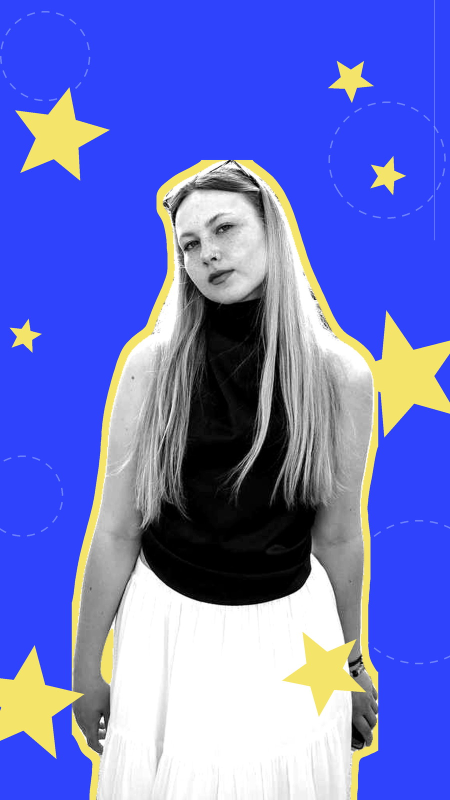
#> input picture assets/img/about-collage.jpg, 900 x 1600 px, given in place of 7.jpg, which was not available (shown at 1/2 size)
$ python make-about-photos.py
#> lines starting #> are read from the running program, lines starting #| are printed output that depends on the picture; after the words box and inside, x2 and y2 are one past the last pixel; in counts of white or black regions, pixels touching at a corner belong together; pictures that were not available may be replaced by others from this repository, and a replacement may not be noted
"""Build the photographic pieces the About collage is made of.

Every piece is torn rather than cropped square, the way the reference is:
each photograph is masked with an irregular edge and given a thin paper lip
just outside it, so it reads as something ripped out and laid down.

    pip install pillow numpy "rembg[cpu]"
    python3 tools/make-about-photos.py

Photographs are read from PHOTOS below — edit those paths to use different
ones. The figure is cut out with a segmentation model (a ~176MB download on
first run, offline after that); everything else is a torn rectangle.

Outputs, all PNG because they all carry transparency:

  assets/img/about-figure.png    full-height cut-out, cream sticker edge
  assets/img/about-duotone.png   a different shot, blown up and flattened
                                 into two tones, torn on the two edges that
                                 do not run off the page
  assets/img/about-snap-1.png    torn photograph
  assets/img/about-snap-2.png    torn photograph
"""
import math
import os
import random
import sys

import numpy as np
from PIL import Image, ImageDraw, ImageEnhance, ImageFilter, ImageOps

# Which photograph plays which part. The figure wants a full-length shot —
# one cropped mid-body ends on a straight cut across fabric.
PHOTOS = {
    'figure':  '7.jpg',     # already cut out by hand, exported on black
    'duotone': '1.jpg',
    'snap1':   '10.jpg',
    'snap2':   '6.jpg',
}

# Set for a photograph whose background was erased by hand and exported as a
# JPEG, so the transparency arrived as flat black.
FIGURE_IS_KEYED = True

PAPER = (247, 242, 233)     # cream, same as the page
DUO_DARK = (176, 74, 122)
DUO_LIGHT = (246, 206, 224)


def torn_edge(length, amp, seed, steps=90):
    """A 1-D wandering edge: sine waves of falling amplitude, plus a little
    jitter. Low frequencies give the tear its overall drift, high ones the
    roughness."""
    rnd = random.Random(seed)
    waves = [(1, 0.45), (2, 0.28), (3, 0.18), (5, 0.12), (9, 0.08), (17, 0.05)]
    phases = [rnd.uniform(0, 2 * math.pi) for _ in waves]
    out = []
    for i in range(steps + 1):
        t = i / steps
        v = 0.0
        for (freq, a), ph in zip(waves, phases):
            v += a * math.sin(2 * math.pi * freq * t + ph)
        v = (v + 1.1) / 2.2                      # roughly 0..1
        v += rnd.uniform(-0.06, 0.06)
        out.append((t * length, max(0.0, min(1.0, v)) * amp))
    return out


def torn_mask(w, h, seed, amp=None, sides='trbl'):
    """A rectangle whose chosen sides are torn instead of straight."""
    amp = amp if amp is not None else min(w, h) * 0.035
    top = torn_edge(w, amp, seed + 1)
    right = torn_edge(h, amp, seed + 2)
    bottom = torn_edge(w, amp, seed + 3)
    left = torn_edge(h, amp, seed + 4)

    pts = []
    pts += [(x, v if 't' in sides else 0) for x, v in top]
    pts += [(w - (v if 'r' in sides else 0), y) for y, v in right]
    # reversed() already walks these edges back the way the outline needs to
    # go (right-to-left along the bottom, bottom-to-top up the left). Flipping
    # the coordinate as well sends them the wrong way and the polygon crosses
    # itself, which slices the picture corner to corner.
    pts += [(x, h - (v if 'b' in sides else 0)) for x, v in reversed(bottom)]
    pts += [(v if 'l' in sides else 0, y) for y, v in reversed(left)]

    mask = Image.new('L', (w, h), 0)
    ImageDraw.Draw(mask).polygon(pts, fill=255)
    return mask


def with_paper_lip(img, mask, lip):
    """Put a thin cream border just outside the torn edge — the pale fibre
    you get along a real tear, and what stops the photo dissolving into the
    page."""
    grown = mask
    step = 7
    for _ in range(max(1, int(lip) // (step // 2))):
        grown = grown.filter(ImageFilter.MaxFilter(step))

    out = Image.new('RGBA', img.size, PAPER + (0,))
    out.putalpha(grown)
    photo = img.convert('RGBA')
    photo.putalpha(mask)
    return Image.alpha_composite(out, photo)


def fit(path, width):
    im = Image.open(path).convert('RGB')
    return im.resize((width, round(im.height * width / im.width)), Image.LANCZOS)


def key_black(path, cutoff=16):
    """Drop a flat black background that came from a hand-made cut-out saved
    as JPEG.

    A plain brightness threshold will not do: parts of her trainers are pure
    black too, so thresholding punches holes straight through them. Instead
    the non-black pixels are taken as the figure and its *enclosed* holes are
    filled back in, which recovers the dark shoe without bringing back the
    background — only black connected to the outside is dropped.

    (Not ImageDraw.floodfill: it still exists in Pillow 12 but does nothing,
    filling zero pixels and silently leaving the background opaque.)"""
#> called with path = './7.jpg', cutoff = 16
    from scipy import ndimage

    im = Image.open(path).convert('RGB')
#> im is the input picture: PIL image 900x1600 RGB; mean R, G, B 105.7, 115, 202.7
    arr = np.asarray(im).max(axis=2)

    figure = ndimage.binary_fill_holes(arr > cutoff)
#> figure: shape (1600, 900) bool; every value is 1
    alpha = np.where(figure, 255, 0).astype(np.uint8)
#> alpha: shape (1600, 900); every value is 255
    alpha = Image.fromarray(alpha, 'L')
    # Pull the edge in a touch to lose the dark JPEG fringe, then soften it.
    alpha = alpha.filter(ImageFilter.MinFilter(5))
    alpha = alpha.filter(ImageFilter.GaussianBlur(1.2))

    out = im.convert('RGBA')
    out.putalpha(alpha)
    return out.crop(out.split()[-1].getbbox())


def build_figure(path, out, width=760, scale=2, keyed=False):
    """Cut the person out and give them a cream sticker edge."""
    if keyed:
        cut = key_black(path)
    else:
        cache = 'cut-' + os.path.basename(path) + '.png'
        if not os.path.exists(cache):
            from rembg import new_session, remove
            remove(Image.open(path).convert('RGB'),
                   session=new_session('u2net_human_seg'),
                   post_process_mask=True).save(cache)
        cut = Image.open(cache).convert('RGBA')
    cut = cut.crop(cut.split()[-1].getbbox())

    w = width * scale
    cut = cut.resize((w, round(cut.height * w / cut.width)), Image.LANCZOS)

    grey = ImageOps.grayscale(cut.convert('RGB'))
    grey = ImageOps.autocontrast(grey, cutoff=1)
    grey = ImageEnhance.Contrast(grey).enhance(1.22)
    fig = Image.merge('RGBA', (grey, grey, grey, cut.split()[-1]))

    grown = fig.split()[-1]
#> grown: PIL image 1520x2702 L; every value is 255
    step = 9
    for _ in range(max(1, (15 * scale) // (step // 2))):
        grown = grown.filter(ImageFilter.MaxFilter(step))
    grown = grown.filter(ImageFilter.GaussianBlur(15 * scale * 0.35))
    grown = grown.point(lambda v: 255 if v > 110 else 0)

    pad = 22 * scale
    canvas = Image.new('RGBA', (fig.width + pad * 2, fig.height + pad * 2),
                       (0, 0, 0, 0))
#> canvas: PIL image 1608x2790 RGBA; every value is 0
    edge = Image.new('RGBA', fig.size, PAPER + (0,))
    edge.putalpha(grown)
    canvas.paste(edge, (pad, pad), edge)
    canvas.paste(fig, (pad, pad), fig)
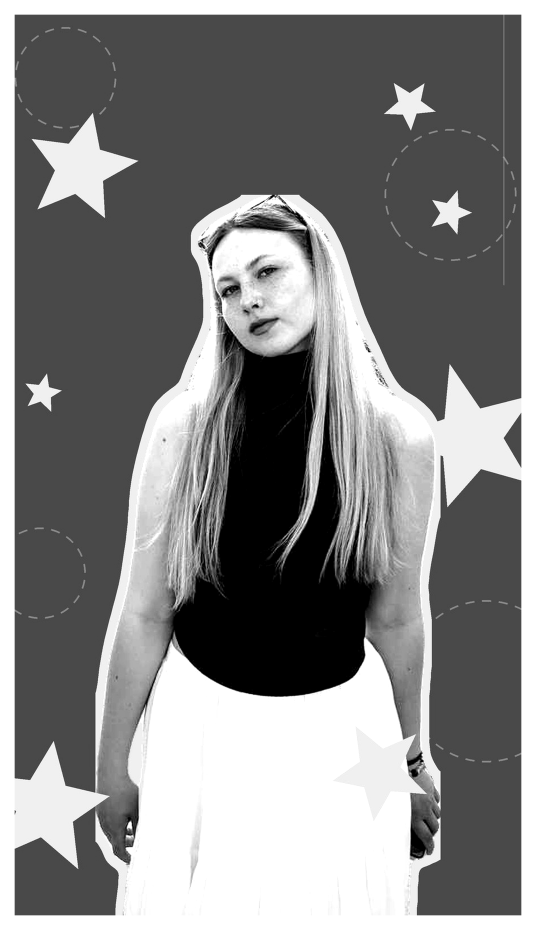
#> canvas: PIL image 1608x2790 RGBA (shown at 1/3 size); mean R, G, B, A 109.9, 109.9, 109.9, 233.4; transparent parts drawn white

    canvas = canvas.crop(canvas.split()[-1].getbbox())
    res = canvas.resize((width, round(width * canvas.height / canvas.width)),
                        Image.LANCZOS)
    res.save(out, optimize=True)
    print('wrote', out, res.size, os.path.getsize(out) // 1024, 'KB')
#| wrote assets/img/about-figure.png (760, 1351) 364 KB


def build_duotone(path, out, width=900, crop=(0.16, 0.20, 1.0, 0.82)):
    """A different shot, enlarged until it goes soft and flattened to two
    tones. It runs off the top and right of the page, so only the left and
    bottom edges are torn."""
#> called with path = './1.jpg', out = 'assets/img/about-duotone.png', width = 900, crop = (0.16, 0.2, 1, 0.82)
    im = Image.open(path).convert('RGB')
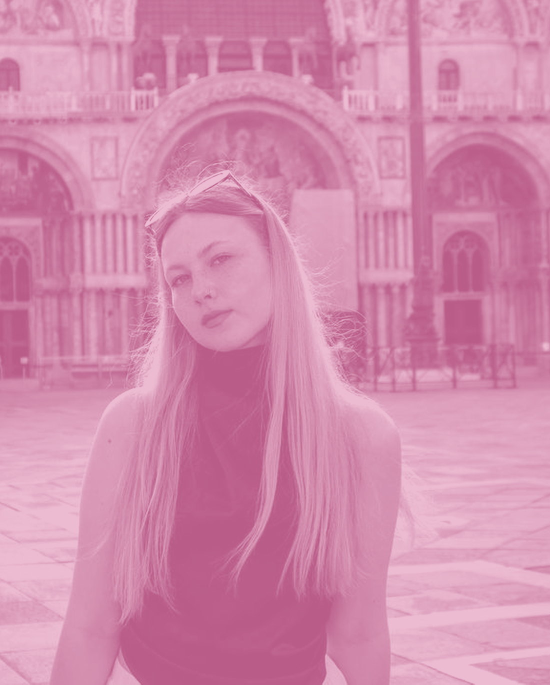
#> input picture assets/img/about-duotone.jpg, 1100 x 1369 px, given in place of 1.jpg, which was not available (shown at 1/2 size)
#> im is the input picture: PIL image 1100x1369 RGB; mean R, G, B 210.3, 139.1, 172.5
    l, t, r, b = crop
    im = im.crop((int(l * im.width), int(t * im.height),
                  int(r * im.width), int(b * im.height)))
#> im: PIL image 924x849 RGB
    im = im.resize((width, round(im.height * width / im.width)), Image.LANCZOS)
#> im: PIL image 900x827 RGB

    grey = ImageOps.autocontrast(ImageOps.grayscale(im), cutoff=2)
#> grey: PIL image 900x827 L
    grey = ImageEnhance.Contrast(grey).enhance(0.72)
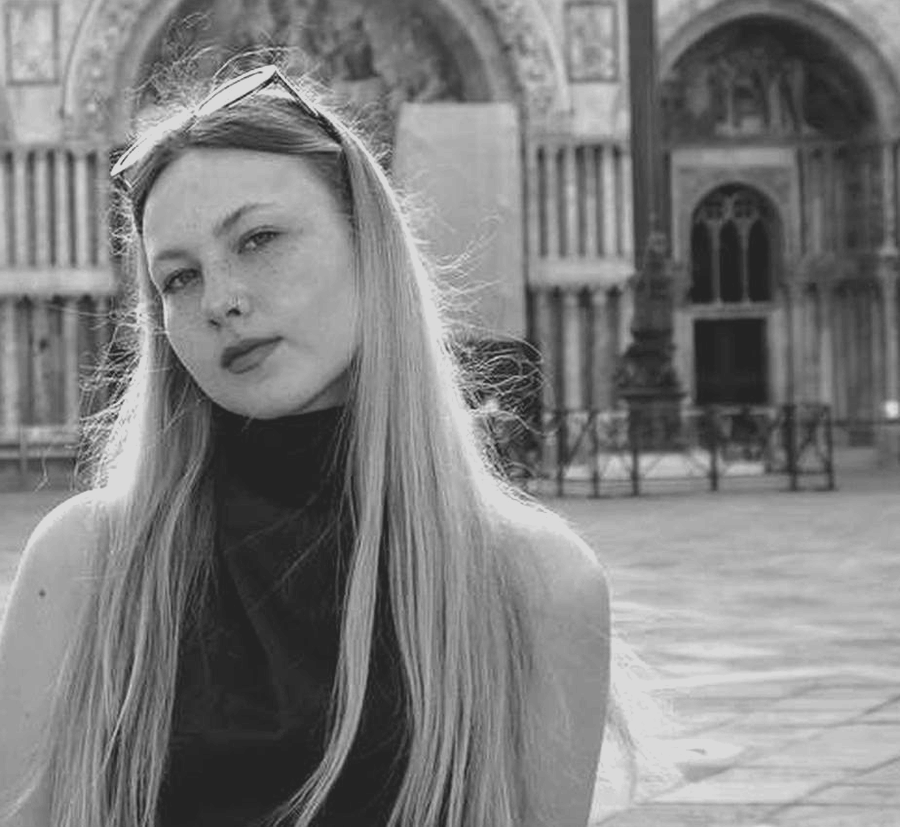
#> grey: PIL image 900x827 L; min 35, max 218, mean 125.3
    g = np.asarray(grey, dtype=np.float32)[..., None] / 255.0
    duo = np.array(DUO_DARK, np.float32) + \
        (np.array(DUO_LIGHT, np.float32) - np.array(DUO_DARK, np.float32)) * g
    duo = Image.fromarray(duo.astype(np.uint8))
#> duo: PIL image 900x827 RGB

    mask = torn_mask(duo.width, duo.height, seed=41,
                     amp=duo.width * 0.030, sides='lb')
#> in torn_mask, `mask = Image.new('L', (w, h), 0)`: mask: PIL image 900x827 L; every value is 0
#> in torn_mask, `ImageDraw.Draw(mask).polygon(pts, fill=255)`:
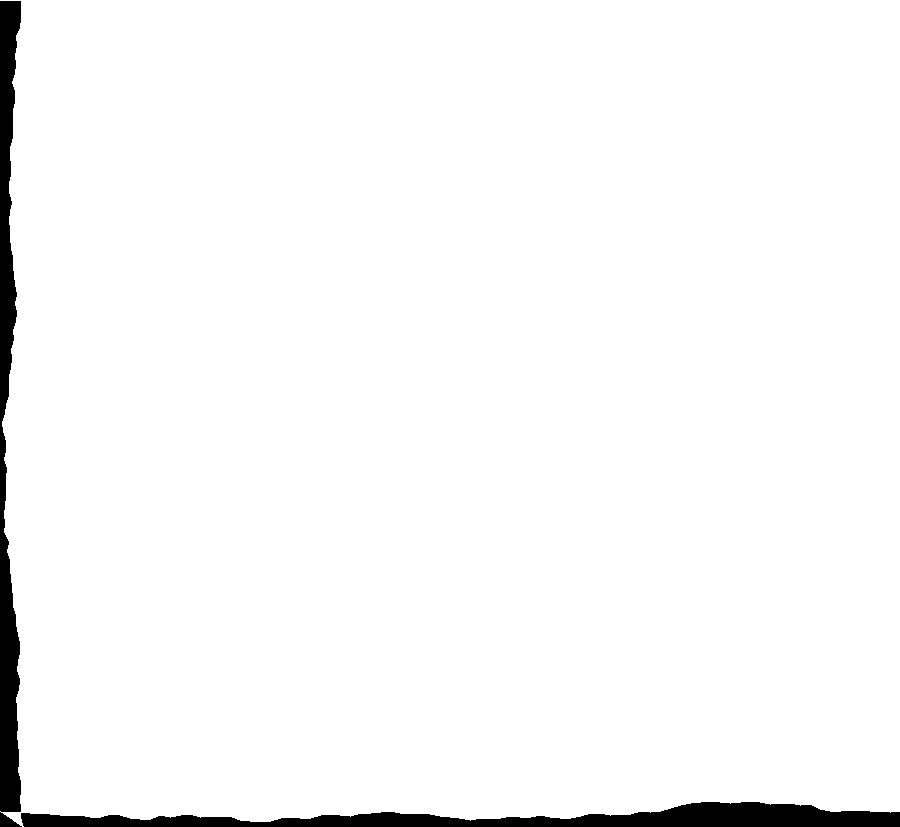
#> mask: PIL image 900x827 L; 97% white; 2 black regions, box (x1, y1, x2, y2) and area: (21, 802, 900, 827) 11596, (0, 1, 22, 827) 10624
    res = with_paper_lip(duo, mask, duo.width * 0.010)
#> in with_paper_lip, `out.putalpha(grown)`:
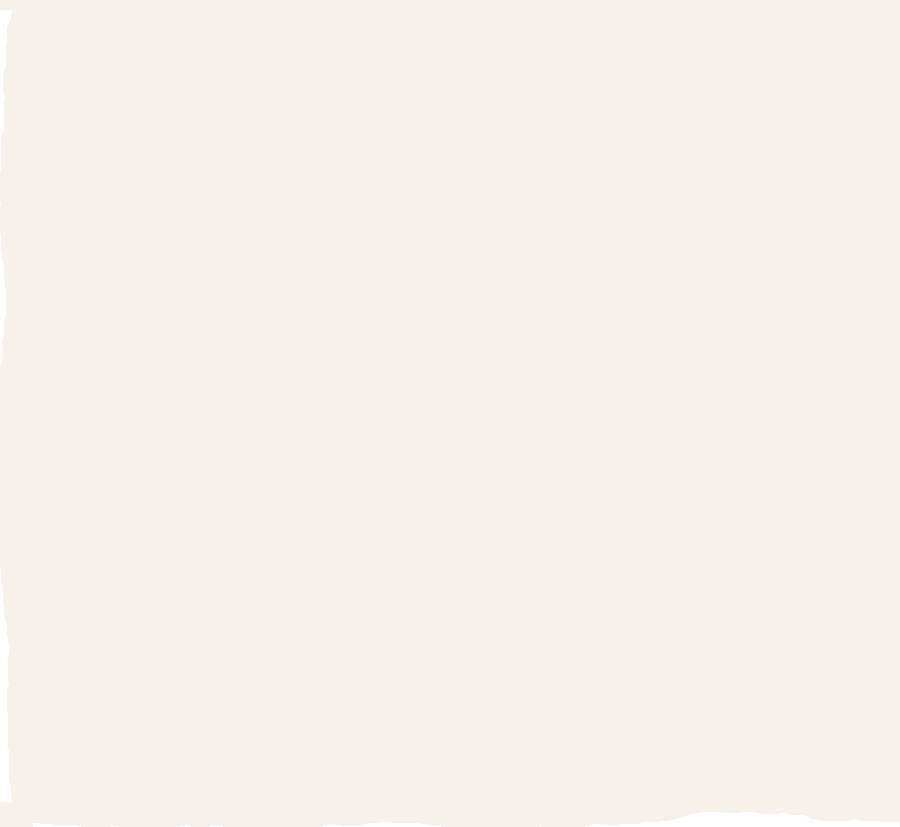
#> out: PIL image 900x827 RGBA; mean R, G, B, A 247, 242, 233, 252.9; transparent parts drawn white
#> in with_paper_lip, `photo.putalpha(mask)`:
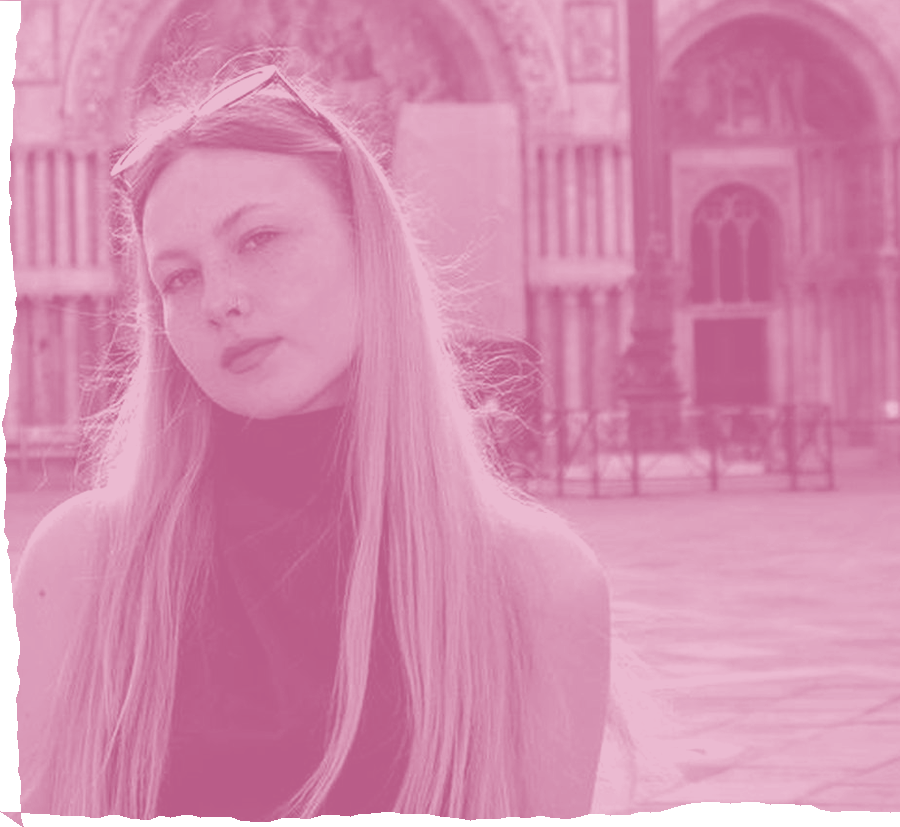
#> photo: PIL image 900x827 RGBA; mean R, G, B, A 209.9, 138.4, 171.7, 247.4; transparent parts drawn white
    res.save(out, optimize=True)
    print('wrote', out, res.size, os.path.getsize(out) // 1024, 'KB')
#| wrote assets/img/about-duotone.png (900, 827) 512 KB


# [60 lines left out: function drawn_star, not called in this run]


def build_star_snap(path, out, seed, width=560, crop=None, star_scale=0.90,
                    star_dx=0.04, star_dy=-0.16, star_rot=9,
                    star_colour=(244, 132, 178)):
    """A torn photograph with a drawn star set BEHIND the person — inside the
    frame, between her and the background, the way the reference has it. That
    needs her segmented out of her own photograph so the star can go in
    between."""
#> called with path = './10.jpg', out = 'assets/img/about-snap-1.png', seed = 7, width = 560, star_scale = 0.9, star_dx = 0.04, star_dy = -0.16, star_rot = 9
    im = Image.open(path).convert('RGB')
    if crop:
        l, t, r, b = crop
        im = im.crop((int(l * im.width), int(t * im.height),
                      int(r * im.width), int(b * im.height)))
    im = im.resize((width, round(im.height * width / im.width)), Image.LANCZOS)
#> im: PIL image 560x697 RGB

    g = ImageOps.autocontrast(ImageOps.grayscale(im), cutoff=1)
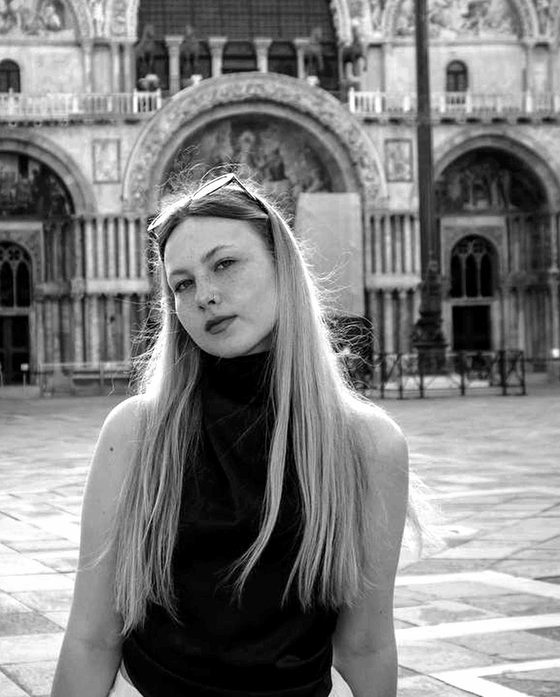
#> g: PIL image 560x697 L; min 0, max 255, mean 126.1
    flat = Image.merge('RGB', (g, g, g)).convert('RGBA')

    # The mask belongs to one particular crop, so the crop is part of its
    # name — reusing a mask cut from a different framing silently misplaces
    # her, and the star then goes in front of an edge it should be behind.
    tag = '-'.join('%.2f' % c for c in crop) if crop else 'full'
    cache = 'cut-snapstar-%s-%s.png' % (os.path.basename(path), tag)
    if not os.path.exists(cache):
        from rembg import new_session, remove
        remove(im, session=new_session('u2net_human_seg'),
               post_process_mask=True).save(cache)
#> (this line was passed over: rembg is not available in this run)
#> (the run stopped early here; a loop or call above may not have finished)
